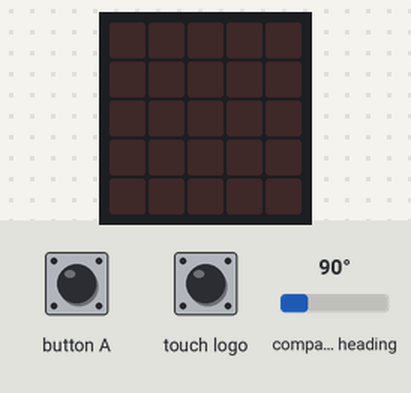
A program run on a simulated BBC micro:bit (MakeCode). On the bench: the board's 5×5 LED display. The test bench sets the inputs (shaded band); at power-on: compass heading 90°. Random numbers come from a fixed seed; the compass is already calibrated.

Above: at 1.2 s.
1.3 s: touch logo pressed for 3.2 s
At 5.0 s:
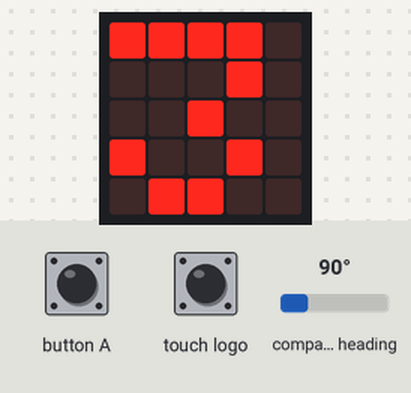
6.0 s: button A pressed for 0.15 s
At 7.2 s:
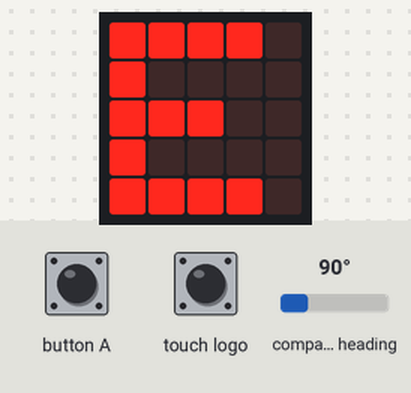
7.6 s: touch logo pressed for 0.15 s
At 8.3 s:
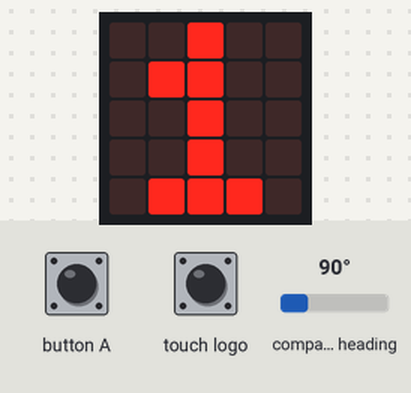
Timing chart, 0 to 10.6 s (numbered marks = the images above; inputs shaded):
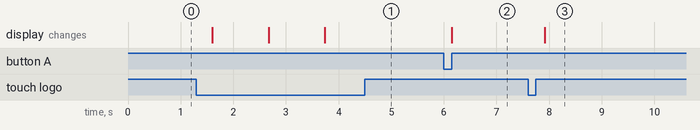

Measured:
- after the input at 1.3 s, the display: first changes after 0.30 s (image 1 shows a later state)
- after the input at 6.0 s, the display: changes after 0.15 s (image 2)
- after the input at 7.6 s, the display: changes after 0.31 s (image 3)

The program:

main.ts
```typescript
let 計時 = 0
input.onButtonPressed(Button.A, function () {
    if (input.compassHeading() > 315 || input.compassHeading() <= 45) {
        basic.showString("N")
    } else if (input.compassHeading() > 45 && input.compassHeading() < 136) {
        basic.showString("E")
    } else if (input.compassHeading() > 135 && input.compassHeading() < 226) {
        basic.showString("S")
    } else if (input.compassHeading() > 225 && input.compassHeading() < 316) {
        basic.showString("W")
    }
})
input.onGesture(Gesture.Shake, function () {
    basic.showNumber(randint(1, 6))
})
basic.forever(function () {
    if (input.logoIsPressed()) {
        計時 += 1
        basic.pause(300)
        basic.showNumber(計時)
    } else {
        計時 = 0
    }
})
```

test.ts
```typescript
// 在這裡測試；當此封包作為擴充功能時，將不會編譯此內容。
```
